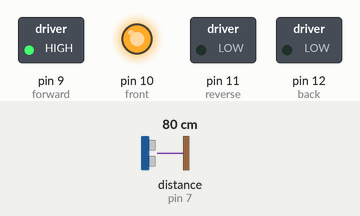
This sketch was run on a simulated Arduino Uno, built with avr-gcc and run on an emulated ATmega328P. On the bench: switched loads named in the sketch (green lamp = pin HIGH), output pins drawn as LEDs (lit = HIGH). Wiring (inferred from the names in the program): ultrasonic range finder: trigger pin 8; echo pin 7. Dashed ring = blinking. Inputs (shaded band) come from the test bench; at power-on: distance to the obstacle (sensor on pin 7) 80 cm. The echo pulse lasts 58.3 µs per cm; pins used as bus, display or sensor lines are not drawn; what the sketch prints to the serial monitor is not drawn.

Above: at 1.2 s.
1.3 s: distance to the obstacle (sensor on pin 7) set to 60 cm
2.8 s: distance to the obstacle (sensor on pin 7) set to 53 cm
At 3.4 s:
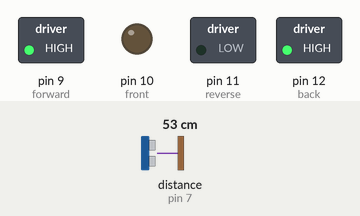
5.8 s: distance to the obstacle (sensor on pin 7) set to 120 cm
At 6.9 s:
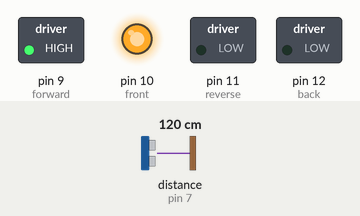
7.5 s: distance to the obstacle (sensor on pin 7) set to 2 cm
At 7.67 s:
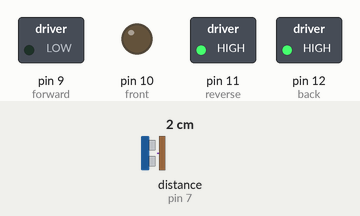
Timing chart, 0 to 11.5 s (numbered marks = the images above; inputs shaded):
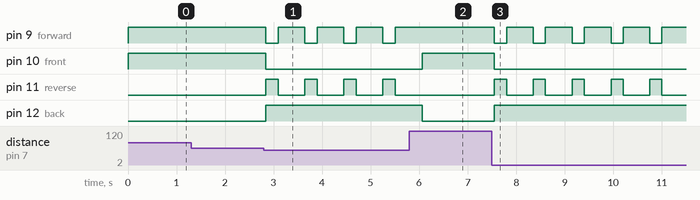

Measured:
- the behaviour switches between 57 and 56 cm on distance to the obstacle (sensor on pin 7) (found by bisection; images 0 and 1)
- after the input at 1.3 s, every drawn part: stays the same
- after the input at 2.8 s, pin 9 (forward): alternates HIGH for 0.55 s and LOW for 0.25 s, starting at once; pin 10 (front): HIGH → LOW at once; pin 11 (reverse): alternates HIGH for 0.25 s and LOW for 0.55 s, starting at once; pin 12 (back): LOW → HIGH at once
- after the input at 5.8 s, pin 9 (forward): stops changing and stays HIGH; pin 10 (front): LOW → HIGH after 0.26 s; pin 11 (reverse): stops changing and stays LOW; pin 12 (back): HIGH → LOW after 0.26 s
- after the input at 7.5 s, pin 9 (forward): alternates HIGH for 0.55 s and LOW for 0.25 s, starting after 0.05 s; pin 10 (front): HIGH → LOW after 0.05 s; pin 11 (reverse): alternates HIGH for 0.25 s and LOW for 0.55 s, starting after 0.05 s; pin 12 (back): LOW → HIGH after 0.05 s

The sketch:

1st_trial___Arduino__.ino
```cpp
/*
 HC-SR04 Ping distance sensor:
 VCC to arduino 5v
 GND to arduino GND
 Echo to Arduino pin 7
 Trig to Arduino pin 8
explain the connection
 */


#define echoPin 7 // Echo Pin
#define trigPin 8 // Trigger Pin
#define Pin 9
#define Pin 10
#define Pin 11
#define Pin 12

int maximumRange = 55; // Maximum range needed
int minimumRange = 0; // Minimum range needed
long duration, distance; // Duration used to calculate distance

int forward = 9; // forward pin
int front = 10; // front pin
int reverse = 11; // reverse pin
int back = 12; // back pin


void setup() {
 Serial.begin (9600);
 pinMode(trigPin, OUTPUT);
 pinMode(echoPin, INPUT);
 pinMode(forward, OUTPUT);
 pinMode(front, OUTPUT);
 pinMode(reverse, OUTPUT);
 pinMode(back, OUTPUT);
}

void go_forward()
{
digitalWrite(forward,HIGH); // turn forward motor on
digitalWrite(front,HIGH); // turn front motor on
digitalWrite(reverse,LOW); // turn reverse motor off
digitalWrite(back,LOW); // turn back motor off
}
void go_rvrs()
{
digitalWrite(forward,LOW); // turn forward motor off
digitalWrite(front,LOW); // turn front motor off
digitalWrite(reverse,HIGH); // turn reverse motor on
digitalWrite(back,HIGH); // turn back motor on
}

void stop_car()
{
digitalWrite(reverse,LOW); // turn reverse motor off
digitalWrite(forward,LOW); // turn forward motor off
digitalWrite(front,LOW);
digitalWrite(back,LOW);
}
void go_right()
{
digitalWrite(forward,HIGH); // turn forward motor on
digitalWrite(back,HIGH); // turn back motor on
digitalWrite(reverse,LOW); // turn reverse motor off
digitalWrite(front,LOW); // turn front motor off
}
// the loop() method runs over and over again,
// as long as the Arduino has power


void loop() {
/*
The following trigPin/echoPin cycle is used to determine the
 distance of the nearest object by bouncing soundwaves off of it.
*/
 digitalWrite(trigPin, LOW);
 delayMicroseconds(2);

 digitalWrite(trigPin, HIGH);
 delayMicroseconds(10);

 digitalWrite(trigPin, LOW);
 duration = pulseIn(echoPin, HIGH);

 //Calculate the distance (in cm) based on the speed of sound.
 distance = duration/58.2;


if (distance > maximumRange || distance < minimumRange){
 /* Send a positive number to computer and Turn MOTORS ON
 to indicate "out of range" */
 Serial.println("1"); // can be removed ?
 go_forward();


}
 else {
  go_rvrs();
  delay(250);
  go_right();
 delay(500);


 }
 //Delay 50ms before next reading.
 delay(50);
}
```
